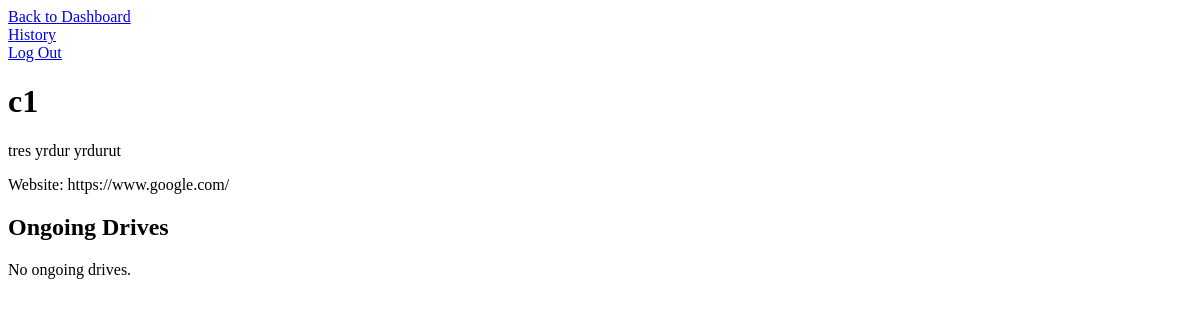
/student/company/1, run on an earlier commit of the app's database.
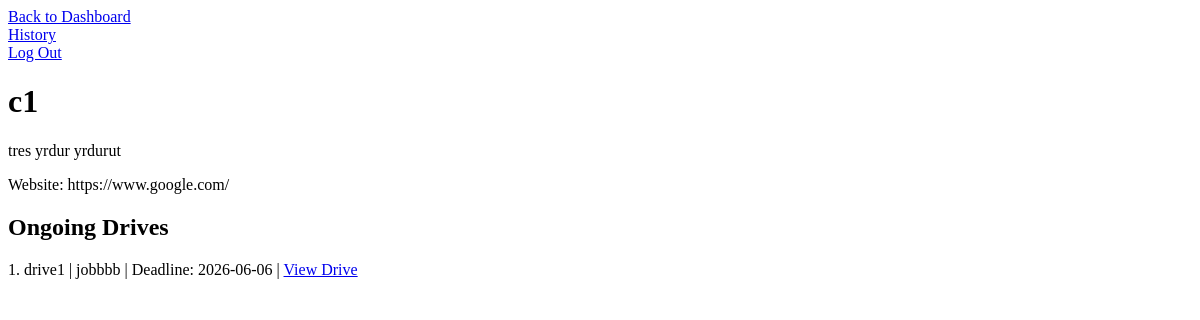
And on a later commit of the database.
### models.py (models this page shows)
class PlacementDrive(db.Model):
    __tablename__ = 'placement_drives'
    drive_id = db.Column(db.Integer, primary_key=True)
    company_id = db.Column(db.Integer, db.ForeignKey('companies.company_id'))
    drive_name = db.Column(db.String(100), nullable=False)
    job_title = db.Column(db.String(100), nullable=False)
    job_description = db.Column(db.Text, nullable=False)
    eligibility_criteria = db.Column(db.Text, nullable=False)
    salary = db.Column(db.Float, nullable=False)
    location = db.Column(db.String(150), nullable=False)
    deadline = db.Column(db.DateTime, nullable=False)
    create_time = db.Column(db.DateTime, default=db.func.current_timestamp())
    status = db.Column(db.Boolean, default=False) #pending, complete
    company = db.relationship('Company', backref='drives')

### routes/student.py (the view)
@student.route('/company/<int:company_id>')
def company_view(company_id):
    company = Company.query.get_or_404(company_id)
    drives  = PlacementDrive.query.filter_by(company_id=company_id, status=False).all()
    if company.logo:
        company.logo = company.logo.replace('\\', '/')
    return render_template('student/company_information.html',
        company = company,
        drives  = drives,
    )

### templates/student/company_information.html (shortened to what this page needs)
<!DOCTYPE html>
<html lang="en">
<head>
</head>
<body>
  <a href="{{ url_for('student.dashboard') }}">Back to Dashboard</a>
  <br>
  <a href="{{ url_for('student.history') }}">History</a>
  <br>
  <a href="{{ url_for('auth.logout') }}">Log Out</a>
  <h1>{{ company.company_name }}</h1>
  <p>{{ company.description }}</p>
  <p>Website: {{ company.website }}</p>
  <h2>Ongoing Drives</h2>
  {% for d in drives %}
    <p>
      {{ loop.index }}. {{ d.drive_name }} | {{ d.job_title }} | Deadline: {{ d.deadline.strftime('%Y-%m-%d') }}
      | <a href="{{ url_for('student.drive_view', drive_id=d.drive_id) }}">View Drive</a>
    </p>
  {% else %}
    <p>No ongoing drives.</p>
  {% endfor %}
</body>
</html>

What changed in the data, as far as the page shows it:
added PlacementDrive: drive_name "drive1", job_title "jobbbb", deadline "2026-06-06"
Also different on the page:
text no longer shown: "No ongoing drives."
